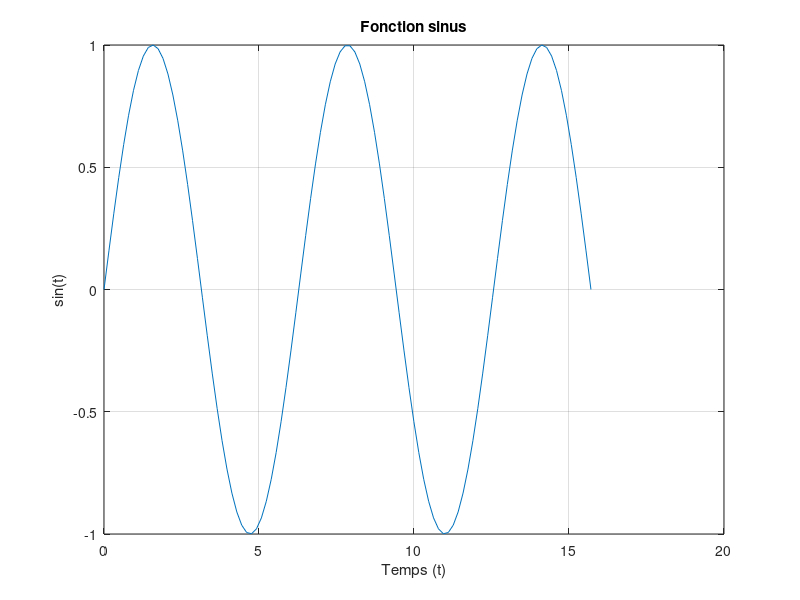
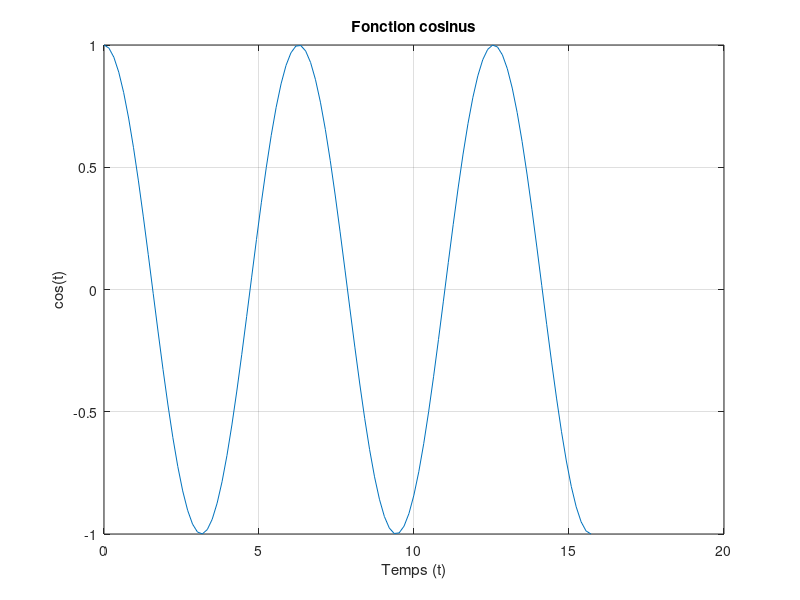
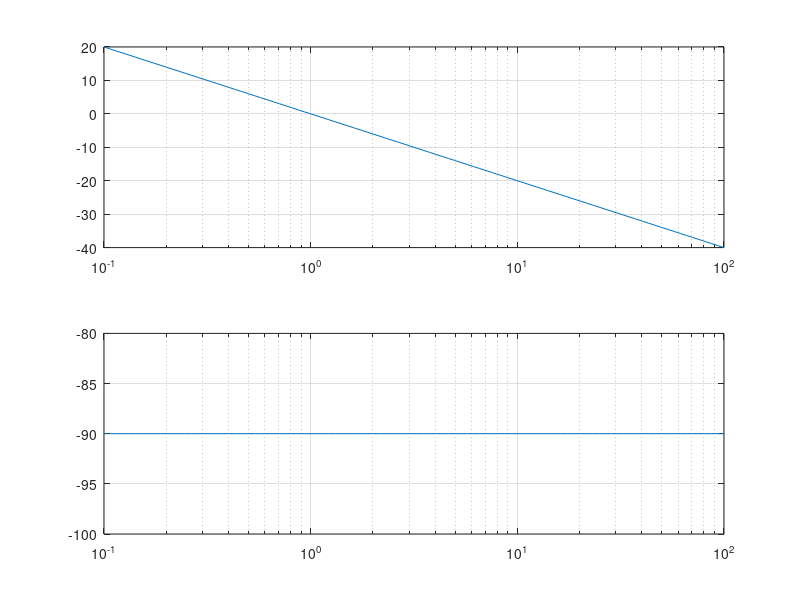
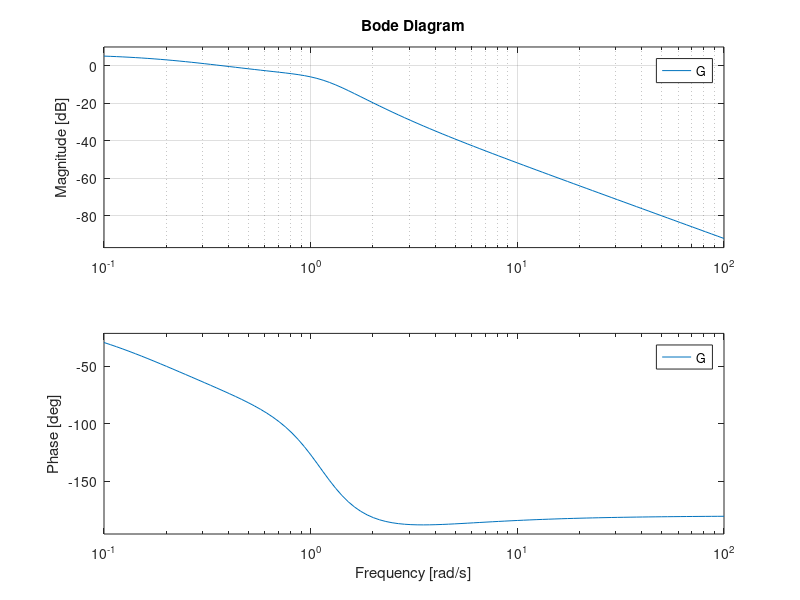

The MATLAB source for these figures, in order: (Note: this script raises an error after producing the figures.)
%% 1 - GENERALITE 

A = [1 2 3 ; 4 5 6 ; 7 8 9 ];   % Créer une matrice

B=inv(A);                       % Inverse une matrice
disp(B);

C=det(A);                       % Calcul le déterminant d'une matrice
disp(C);

D=A';                           % Calcul la transposée d'une matrice

disp(A);                        %Affiche l'élément

E = A(1,2);                     %Elément de la ligne 1, colonne 2

F = A(1,:);                     %Tous les éléments de la ligne 1

G = A(:,1);                     %Tous les éléments de la colonne 1   
disp(G);

% x(1:5) -> éléments 1 à 5 du vecteur x
% x(:) -> éléments du vecteur x

%% 2 - FONCTIONS %%

%clc -> Efface la fenêtre de commande
%close all -> Ferme les figures
%clf -> Ferme la figure désignée
%clear all -> efface le workspace 

%whos -> Affiche l'espace de traval
%size -> Retourne la dimension d'une matrice
%length -> Retourne la taille d'un vecteur

%round -> Arrondi la valeur
%ceil -> Arrondi tous les éléments d'un vecteur/matrice

%zeros -> Créé une matrice de 0
%ones -> Créé une matrice de 1
%eye -> Matrice identité 

%& -> ET logique
%| -> OU logique 

%% 3 - FONCTIONS GRAPHIQUES 

%figure(i) -> Créé la figure n°i
%plot(t,y) -> représentation temporelle

%title -> Titre la figure
%xlabel -> Légende abscisse
%ylabel -> Légende ordonnée
%gird -> Grille dans l'arrière plan

t=linspace(0, 5*pi); %Elément espacés linéairement

%Figure 1
F1 = figure(1); 

plot(t,sin(t)); %Fonction sinus
title('Fonction sinus');
xlabel('Temps (t)');
ylabel('sin(t)');
grid;

%Figure 2
F2 = figure(2);

plot(t,cos(t)); %Fonction cosinus
title('Fonction cosinus');
xlabel('Temps (t)');
ylabel('cos(t)');
grid;

%Figure 3
F3 = figure(3);
W=logspace(-1,2,100); %Elément espacés linéairement avec échelle logarithmique

%Définition de l'intégrateur
G=1./W; %Le . sert a effectuer l'opération sur chaque élément pour des vecteurs

GdB = 20*log10(G); %On calcul le module de l'intégrateur en dB

p=-90*ones(1,100); %On calcule l'argument

subplot(2,1,1) %On sépare en 2 figures

semilogx(W,GdB) %La première représente le gain avec une échelle logarithmique
grid;

subplot(2,1,2) %La deuxième l'argument

semilogx(W,p)
grid;

%% 4 - BOUCLES 

%for 
%while
%if 

%Exercice 1

i = 5 ;
j = 20 ;
M = zeros(i,j) ;        %On créé une matrice de 0 de la bonne dimension

for k = 1:j             %On parcourt les 20 colonnes
    M(:,k) = k;         %On remplace tous les éléments d'une colonne par le numéro de la colonne
end

disp(M)                 %On affiche la matrice

%Exercice 2

A=[1 2 3 4 5 6];
B=[7 8 9];

%Si A est plus grand
if (length(A)>length(B))
    Diff = length(A) - length(B);   %On récupère la différence de taille
    Bbis =[zeros(1,Diff) B];        %On comble le vecteur plus petit avec des 0
    C = A + Bbis;                   %On additionne les vecteurs
    disp(C)

 %Si B est plus grand
else 
    Diff = length(B) - length(A);  
    Abis =[zeros(1,Diff) A];          
    C =  B + Abis;                  
disp(C)
end


%% 5 - CONTROL TOOLBOX 

%On défini les coefficients du numérateur et du dénominateur de notre fonction de transfert
NumG=[1 2]; 
DenG=[4 5 6 1];
G=tf(NumG,DenG); %On créé la fonction de transfert

W=logspace(-1,2,100); %On défini l'espace linéaire avec échelle logarithmique

%Figure (4)
F4 =figure(4); 
bode(G,W) %On trace le diagramme de Bode
grid;

[g,p]=bode(NumG,DenG,W); %Récupérer les valeurs sous forme de vecteurs
[gwu,pwu]=bode(NumG,DenG,2); %Affiche une valeur 

%Figure 5
F5 = figure(5); 
nichols(G,W); %On trace le diagramme de Nichols
ngrid;

%Figure 6
F6 = figure(6);

t=linspace(0,30,100); %On définit l'espace linéaire pour la réponse indicielle

NumC=[1 2];
DenC = [6 1];
NumF = [5 7];
DenF = [1 1];

[NumB, DenB] = series(NumC,DenC,NumG,DenG); %On calcule la fonction en boucle ouverte

[NumH,DenH]=feedback(NumB,DenB,NumF,DenF); %On calcule en boucle fermée

step(NumH,DenH,t) %On trace la réponse indicielle
grid;